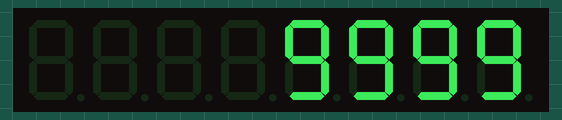
Simulated run of this sketch. Board: Arduino Uno, built with avr-gcc and run on an emulated ATmega328P. Parts: 8-digit seven-segment display. Wiring (inferred from the names in the program): MAX7219 LED driver: data pin 4; clock pin 6; CS pin 5.

Above: at 0.15 s.
At 2.86 s:
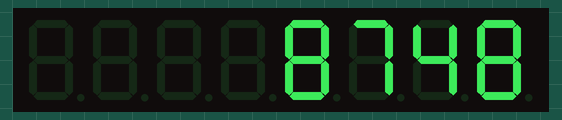
At 5.57 s:
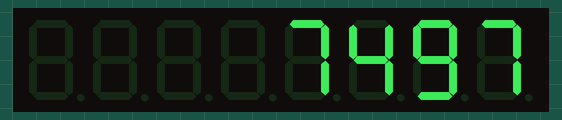
At 11.0 s:
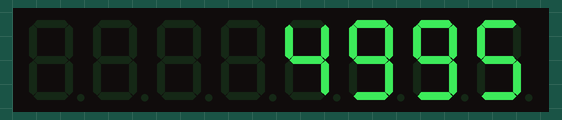
At 16.42 s:
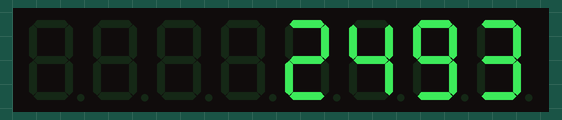
At 21.84 s:
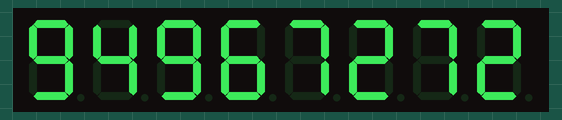

The sketch:

counter.ino
```cpp
#define MAX7219DIN 4
#define MAX7219CS 5
#define MAX7219CLK 6

unsigned long n=9999;

void setup() {
  MAX7219init();
  MAX7219brightness(15);
}
void loop() {
  MAX7219shownum(n);
  n--;
}
void MAX7219shownum(unsigned long n){
  unsigned long k=n;
  byte blank=0;
  for(int i=1;i<9;i++){
    if(blank){
      MAX7219senddata(i,15);
    }else{
      MAX7219senddata(i,k%10);
    }
    k=k/10;
    if(k==0){blank=1;}
  }
}
void MAX7219brightness(byte b){  //0-15 is range high nybble is ignored
  MAX7219senddata(10,b);        //intensity
}
void MAX7219init(){
  pinMode(MAX7219DIN,OUTPUT);
  pinMode(MAX7219CS,OUTPUT);
  pinMode(MAX7219CLK,OUTPUT);
  digitalWrite(MAX7219CS,HIGH);   //CS off
  digitalWrite(MAX7219CLK,LOW);   //CLK low
  MAX7219senddata(15,0);        //test mode off
  MAX7219senddata(12,1);        //display on
  MAX7219senddata(9,255);       //decode all digits
  MAX7219senddata(11,7);        //scan all
  for(int i=1;i<9;i++){
    MAX7219senddata(i,0);       //blank all
  }
}
void MAX7219senddata(byte reg, byte data){
  digitalWrite(MAX7219CS,LOW);   //CS on
  for(int i=128;i>0;i=i>>1){
    if(i&reg){
      digitalWrite(MAX7219DIN,HIGH);
    }else{
      digitalWrite(MAX7219DIN,LOW);
    }
  digitalWrite(MAX7219CLK,HIGH);
  digitalWrite(MAX7219CLK,LOW);   //CLK toggle
  }
  for(int i=128;i>0;i=i>>1){
    if(i&data){
      digitalWrite(MAX7219DIN,HIGH);
    }else{
      digitalWrite(MAX7219DIN,LOW);
    }
  digitalWrite(MAX7219CLK,HIGH);
  digitalWrite(MAX7219CLK,LOW);   //CLK toggle
  }
  digitalWrite(MAX7219CS,HIGH);   //CS off
}
```
